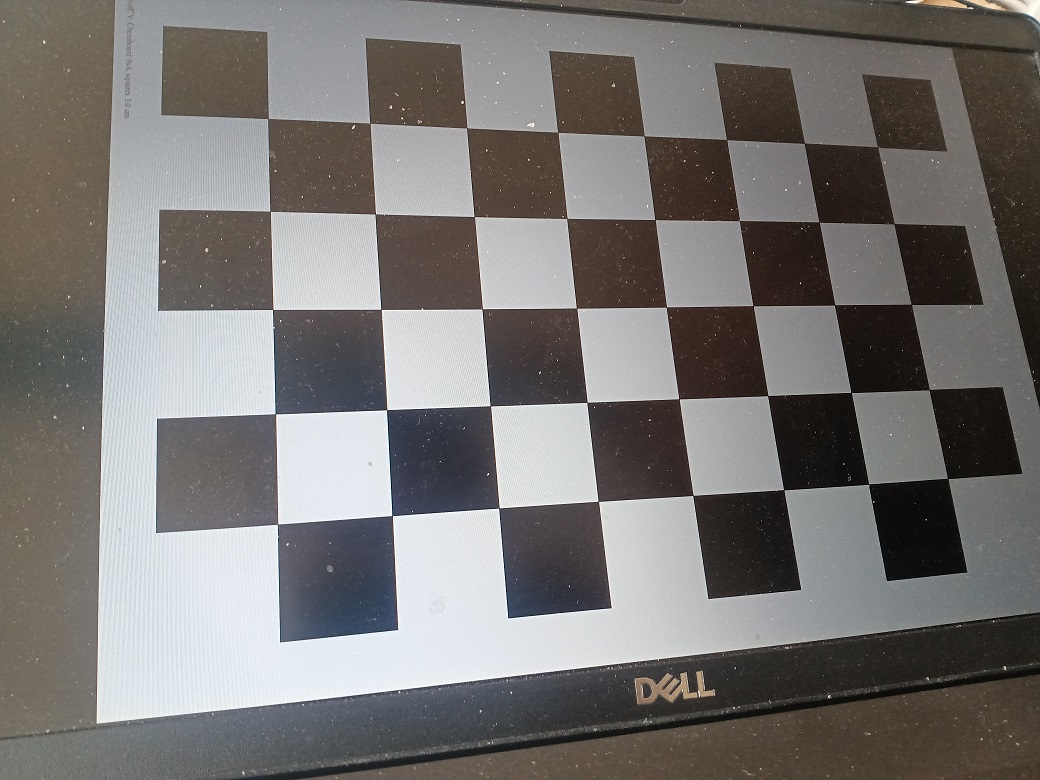
#> input picture ch4_estimation/chessboard1.jpg, 1040 x 780 px
$ python 01_reproj_error_opt.py
#> lines starting #> are read from the running program, lines starting #| are printed output that depends on the picture
"""
load chessboard1.jpg and chessboard2.jpg
which is taken from different views of the same chessboard, that is an A4 9x6 30cm grid chessboard in landscape view (6x9 internal corners) shown on fullscreen of Dell 5001 laptop.

find the chessboard corners in both images, find the optimal homography and corresponding image points by iterative optimization.

output these errors:

Linear normalized
Gold Standard
Linear unnormalized
Homogeneous scaling
Sampson
Error in 1 view

visualize the detected corners in both images.

reference from the book:

Algorithm 4.3. The Gold Standard algorithm and variations for estimating H from image correspondences.
The Gold Standard algorithm is preferred to the Sampson method for 2D homography computation.

---

OBJECTIVE

Given more than four image point correspondences
{x_i <-> x'_i},
determine the Maximum Likelihood (ML) estimate of the homography H between two images.

The ML estimation also solves for a set of corrected (latent) image points
{ x̂_i , x̂'_i }.

The goal is to minimize the total reprojection error:

```
sum over i of:
    d(x_i , x̂_i)^2 + d(x'_i , x̂'_i)^2
```

subject to the constraint:

```
x̂'_i = H * x̂_i
```

---

ALGORITHM

1. Initialization

Compute an initial estimate of the homography H.
This provides a starting point for geometric optimization.

Common choices:

* Normalized DLT algorithm
* RANSAC using four point correspondences

---

2. Geometric minimization

Two alternative approaches can be used.

---

Option A: Sampson error (approximate geometric error)

* Minimize the Sampson approximation of the geometric reprojection error.
* Use Newton’s method or Levenberg–Marquardt (LM) optimization.
* The homography H is parameterized directly by its 9 matrix entries.

This method is faster, but only approximates the true geometric error.

---

Option B: Gold Standard method (true ML solution)

Step 1: Initialize corrected points

* Use the measured points {x_i, x'_i}, or
* Preferably use Sampson-corrected points as the initial estimate.

Step 2: Joint optimization
Minimize the cost function:

```
sum over i of:
    d(x_i , x̂_i)^2 + d(x'_i , x̂'_i)^2
```

Optimization variables:

* The homography H (9 parameters)
* The corrected image points x̂_i (2 parameters per point)

Total number of variables:

* 2n parameters for corrected points
* 9 parameters for the homography

Step 3: Optimization method

* Use Levenberg–Marquardt.

Step 4: Large-scale case

* If the number of points is large, use a sparse optimization method.
* This is the recommended approach for efficiency.

Although this will be a single python file, it make it modular, extensible and clean

do not modify/remove the above comments.

"""

from __future__ import annotations

import os
import numpy as np
import cv2
import matplotlib.pyplot as plt
from scipy.optimize import least_squares
from typing import Tuple

# ---------------------------------------------------------------------------
# Data loading and corner detection
# ---------------------------------------------------------------------------

def load_images(path1: str, path2: str) -> Tuple[np.ndarray, np.ndarray]:
    """Load two images from disk."""
#> called with path1 = 'ch4_estimation/chessboard1.jpg', path2 = 'ch4_estimation/chessboard2.jpg'
    img1 = cv2.imread(path1)
#> img1 is the input picture: shape (780, 1040, 3); mean B, G, R 116, 117.7, 120.3
    img2 = cv2.imread(path2)
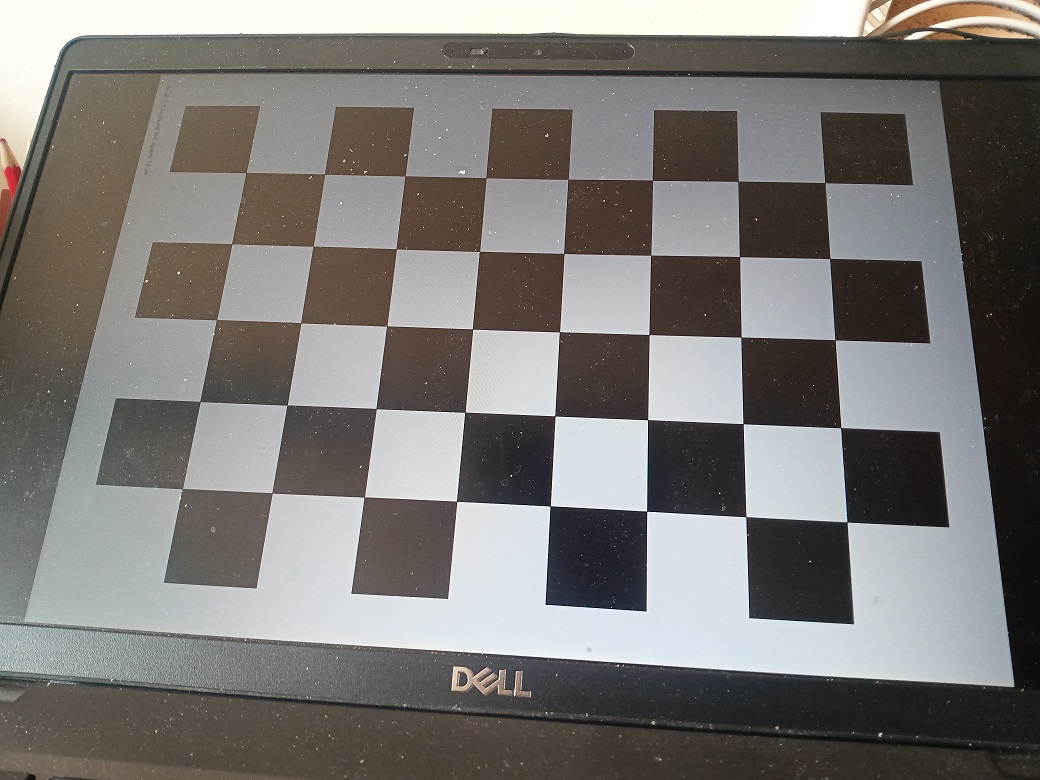
#> input picture ch4_estimation/chessboard2.jpg, 1040 x 780 px
#> img2 is the input picture: shape (780, 1040, 3); mean B, G, R 118, 120.7, 123.1
    if img1 is None or img2 is None:
        raise FileNotFoundError(f"Cannot load images: {path1}, {path2}")
    return img1, img2


def find_chessboard_corners(
    img: np.ndarray,
    pattern_size: Tuple[int, int] = (6, 9),
    subpix_window: int = 5,
    flags: int | None = None,
) -> np.ndarray:
    """
    Detect chessboard corners and refine to subpixel accuracy.
    Returns (N, 2) array of corner coordinates in image (x, y).
    """
    gray = cv2.cvtColor(img, cv2.COLOR_BGR2GRAY)
    if flags is None:
        flags = cv2.CALIB_CB_ADAPTIVE_THRESH | cv2.CALIB_CB_NORMALIZE_IMAGE
    found, corners = cv2.findChessboardCorners(gray, pattern_size, flags)
    if not found and gray.size > 0:
        gray_eq = cv2.equalizeHist(gray)
        found_eq, corners_eq = cv2.findChessboardCorners(gray_eq, pattern_size, flags)
        if found_eq:
            found, corners, gray = True, corners_eq, gray_eq
    if not found:
        raise ValueError(
            f"Chessboard corners not found in image for pattern size {pattern_size}."
        )
    criteria = (cv2.TERM_CRITERIA_EPS + cv2.TERM_CRITERIA_MAX_ITER, 30, 1e-3)
    corners = cv2.cornerSubPix(
        gray,
        corners,
        (subpix_window, subpix_window),
        (-1, -1),
        criteria,
    )
    return corners.reshape(-1, 2)


_FLAG_OPTIONS = (
    cv2.CALIB_CB_ADAPTIVE_THRESH | cv2.CALIB_CB_NORMALIZE_IMAGE,
    0,
)


def find_chessboard_corners_auto(
    img: np.ndarray,
    pattern_candidates: Tuple[Tuple[int, int], ...] = ((5, 8)),
    subpix_window: int = 5,
) -> Tuple[np.ndarray, Tuple[int, int], int]:
    """
    Detect chessboard corners trying multiple pattern sizes and flags.
    Returns (corners (N, 2), pattern_size_used, flags_used).
    """
#> called with pattern_candidates = ((9, 6), (6, 9), (5, 8)), subpix_window = 5
    for size in pattern_candidates:
        for fl in _FLAG_OPTIONS:
            try:
                corners = find_chessboard_corners(img, size, subpix_window, flags=fl)
                return corners, size, fl
            except ValueError:
                continue
#> this loop made 3 passes
#> pass 1, in find_chessboard_corners, `gray_eq = cv2.equalizeHist(gray)`:
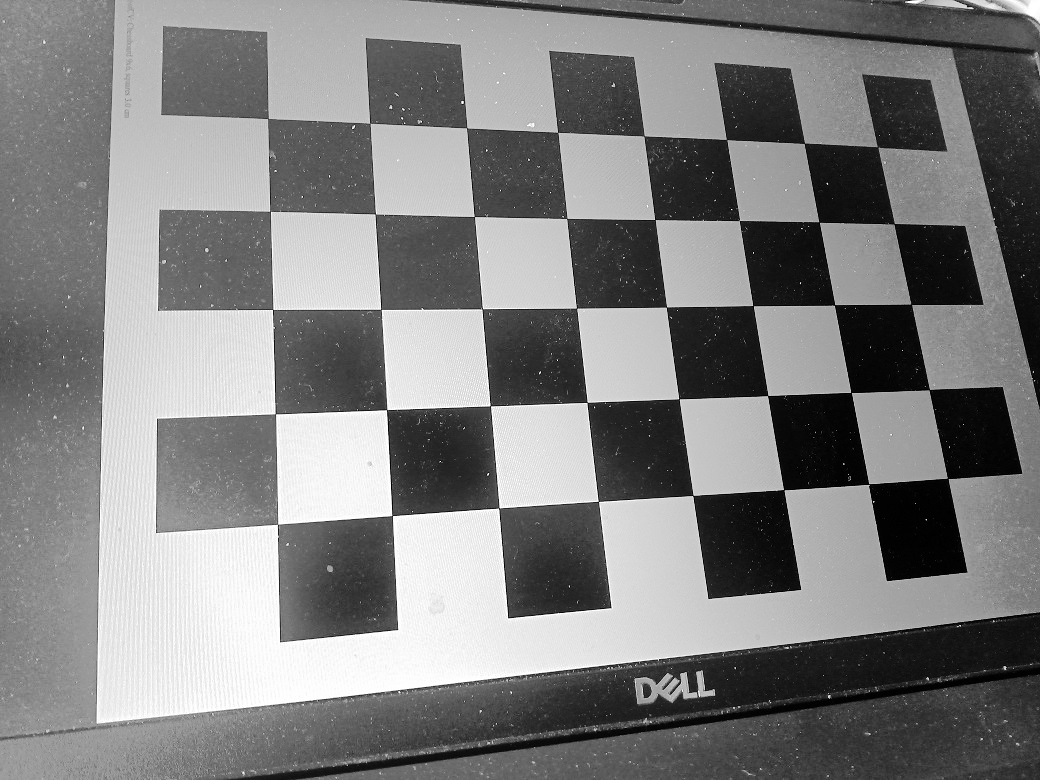
#> gray_eq: shape (780, 1040); min 0, max 255, mean 128.2
    raise ValueError(
        f"Chessboard corners not found for any of {pattern_candidates}."
    )


# ---------------------------------------------------------------------------
# DLT homography
# ---------------------------------------------------------------------------

def build_dlt_matrix(src: np.ndarray, dst: np.ndarray) -> np.ndarray:
    """Build design matrix A such that A h = 0 (h = vec(H)). src, dst: (N, 2)."""
    n = src.shape[0]
    A = np.zeros((2 * n, 9))

    for i in range(n):
        x, y = src[i, 0], src[i, 1]
        u, v = dst[i, 0], dst[i, 1]
        A[2*i, :] = [0, 0, 0, -x, -y, -1, v * x, v * y, v]
        A[2*i+1, :] = [x, y, 1, 0, 0, 0, -u * x, -u * y, -u]
    return A


def dlt_unnormalized(src_points: np.ndarray, dst_points: np.ndarray) -> np.ndarray:
    """Homography H from point correspondences using unnormalized DLT (SVD)."""
    A = build_dlt_matrix(src_points, dst_points)
    _, _, Vt = np.linalg.svd(A)
    H = Vt[-1].reshape(3, 3)
    H /= H[2, 2] if np.abs(H[2, 2]) > 1e-12 else np.linalg.norm(H)
    return H

def normalize_points(points: np.ndarray) -> Tuple[np.ndarray, np.ndarray]:
    """Normalize points using my own method."""
    t = points.mean(axis=0)
    points = points - t
    scale = 1.0/np.linalg.norm(points, axis=1).mean()/np.sqrt(2)
    T = np.array([
        [scale, 0, -scale * t[0]],
        [0, scale, -scale * t[1]],
        [0, 0, 1],
    ])

    return points * scale , T

def dlt_normalized(src_points: np.ndarray, dst_points: np.ndarray) -> np.ndarray:
    """Homography H from point correspondences using unnormalized DLT (SVD)."""

    src_points, T_src = normalize_points(src_points)
    dst_points, T_dst = normalize_points(dst_points)
    H = dlt_unnormalized(src_points, dst_points)
    H = np.linalg.inv(T_dst) @ H @ T_src
    H /= H[2, 2] if np.abs(H[2, 2]) > 1e-12 else np.linalg.norm(H)
    return H

# ---------------------------------------------------------------------------
# Algebraic residual and homogeneous scaling
# ---------------------------------------------------------------------------

def to_homogeneous(pts: np.ndarray) -> np.ndarray:
    """(N, 2) -> (N, 3) with last column 1."""
    return np.hstack([pts, np.ones((pts.shape[0], 1))])


def apply_homography(H: np.ndarray, pts: np.ndarray) -> np.ndarray:
    """Apply H to (N, 2) points; return (N, 2) Euclidean."""
    pts_h = to_homogeneous(pts)
    out = (H @ pts_h.T).T
    w = out[:, 2]
    out = out[:, :2] / (np.abs(w)[:, np.newaxis] + 1e-12)
    return out

# [29 lines of commented-out code are left out]

def symmetric_transfer_error(
    H: np.ndarray,
    src: np.ndarray,
    dst: np.ndarray,
) -> float:
    """Total reprojection error: sum_i d(x_i, x̂_i)^2 + d(x'_i, x̂'_i)^2 with x̂'_i = H x̂_i.
    We use measured points as proxy for corrected (no iterative correction here).
    So this is sum_i d(x'_i, H x_i)^2 + d(x_i, H^{-1} x'_i)^2 (symmetric transfer error).
    """
    dst_pred = apply_homography(H, src)
    src_pred = apply_homography(np.linalg.inv(H), dst)
    e2 = np.sum((dst - dst_pred) ** 2) + np.sum((src - src_pred) ** 2)
    n = src.shape[0]
    return np.sqrt(e2 / (2 * n))


def reprojection_error_one_view(
    H: np.ndarray,
    src: np.ndarray,
    dst: np.ndarray,
    view: str = "second",
) -> float:
    """RMS reprojection error in one view only. view='second': ||x' - H*x||; 'first': ||x - H^{-1}*x'||."""
    if view == "second":
        dst_pred = apply_homography(H, src)
        diff = dst - dst_pred
    else:
        src_pred = apply_homography(np.linalg.inv(H), dst)
        diff = src - src_pred
    return np.sqrt(np.mean(np.sum(diff ** 2, axis=1)))


# ---------------------------------------------------------------------------
# Sampson error (first-order approximation to geometric error)
# ---------------------------------------------------------------------------


def sampson_error_my(H: np.ndarray, src: np.ndarray, dst: np.ndarray) -> float:
    n = src.shape[0]
    J = sampson_j_matrix(H, src, dst)
    h = H.ravel()
    A = build_dlt_matrix(src, dst)
    eps = A@h
    delta = -J.T@np.linalg.solve(J@J.T, eps)
    error = np.sqrt(np.sum(delta ** 2) /n)  # note: np.mean(delta ** 2) will be 4 times smaller, because we are summing over 4n numbers
    return error, delta

def sampson_j_matrix(H: np.ndarray, src: np.ndarray, dst: np.ndarray) -> np.ndarray:
    n = src.shape[0]
    J = np.zeros((2 * n, 4 * n))
    h1,h2,h3,h4,h5,h6,h7,h8,h9 = H.ravel()
    for i in range(n):
        x, y = src[i, 0], src[i, 1]
        u, v = dst[i, 0], dst[i, 1]
        J[2*i, 4*i:4*i+4] = [-h4 + v*h7, -h5 + v*h8, 0, h7*x + h8*y + h9]
        J[2*i+1, 4*i:4*i+4] = [h1 - u*h7, h2 - u*h8, -h7*x - h8*y - h9, 0]
    return J

# ---------------------------------------------------------------------------

def sampson_residual_per_point(
    H: np.ndarray,
    x: float,
    y: float,
    u: float,
    v: float,
) -> Tuple[np.ndarray, np.ndarray]:
    """Algebraic residual (2,) and Jacobian J (2,4) for one correspondence."""
    h11, h12, h13 = H[0, 0], H[0, 1], H[0, 2]
    h21, h22, h23 = H[1, 0], H[1, 1], H[1, 2]
    h31, h32, h33 = H[2, 0], H[2, 1], H[2, 2]
    hx = h11 * x + h12 * y + h13
    hy = h21 * x + h22 * y + h23
    wx = h31 * x + h32 * y + h33
    eps1 = v * wx - hy
    eps2 = hx - u * wx
    eps = np.array([eps1, eps2])
    J = np.array([
        [v * h31 - h21, v * h32 - h22, 0, wx],
        [h11 - u * h31, h12 - u * h32, -wx, 0],
    ])
    return eps, J


def sampson_error_rms(H: np.ndarray, src: np.ndarray, dst: np.ndarray) -> float:
    """RMS Sampson (approximate geometric) error."""
    n = src.shape[0]
    total = 0.0
    for i in range(n):
        eps, J = sampson_residual_per_point(
            H, src[i, 0], src[i, 1], dst[i, 0], dst[i, 1]
        )
        JJT = J @ J.T
        total += eps @ np.linalg.solve(JJT, eps)
    return np.sqrt(total / n)


def sampson_corrected_points(
    H: np.ndarray,
    src: np.ndarray,
    dst: np.ndarray,
) -> Tuple[np.ndarray, np.ndarray]:
    """First-order corrected points (x̂, x̂') using Sampson step."""
    n = src.shape[0]
    src_c = src.copy()
    dst_c = dst.copy()
    for i in range(n):
        eps, J = sampson_residual_per_point(
            H, src[i, 0], src[i, 1], dst[i, 0], dst[i, 1]
        )
        JJT = J @ J.T
        delta = np.linalg.solve(JJT, eps)  # (2,)
        # J is 2x4: d(eps)/d(x,y,u,v). Delta in (eps1, eps2) space; we need delta in (x,y,u,v).
        # Minimizer of ||delta_param||^2 s.t. J @ delta_param = -eps is delta_param = -J^T (J J^T)^{-1} eps
        delta_param = -J.T @ np.linalg.solve(JJT, eps)
        src_c[i] += delta_param[:2]
        dst_c[i] += delta_param[2:]
    return src_c, dst_c


# ---------------------------------------------------------------------------
# Gold Standard: minimize sum of squared reprojection errors over H and x̂_i
# ---------------------------------------------------------------------------

def _gold_standard_residual(
    params: np.ndarray,
    src: np.ndarray,
    dst: np.ndarray,
    n: int,
) -> np.ndarray:
    """Residual vector: [x_1 - x̂_1, y_1 - ŷ_1, x'_1 - x̂'_1, y'_1 - ŷ'_1, ...]."""
    H = params[:9].reshape(3, 3)
    x_hat = params[9:].reshape(n, 2)
    x_hat_prime = apply_homography(H, x_hat)
    r = np.zeros(4 * n)
    for i in range(n):
        r[4 * i] = src[i, 0] - x_hat[i, 0]
        r[4 * i + 1] = src[i, 1] - x_hat[i, 1]
        r[4 * i + 2] = dst[i, 0] - x_hat_prime[i, 0]
        r[4 * i + 3] = dst[i, 1] - x_hat_prime[i, 1]
    return r


def gold_standard_homography(
    src: np.ndarray,
    dst: np.ndarray,
    H_init: np.ndarray,
    x_hat_init: np.ndarray | None = None,
) -> Tuple[np.ndarray, np.ndarray]:
    """
    Gold Standard ML estimate: minimize sum_i d(x_i, x̂_i)^2 + d(x'_i, x̂'_i)^2
    subject to x̂'_i = H x̂_i. Returns (H_opt, x̂_opt).
    """
    n = src.shape[0]
    if x_hat_init is None:
        x_hat_init = src.copy()
    x0 = np.hstack([H_init.ravel(), x_hat_init.ravel()])

    def residual(p: np.ndarray) -> np.ndarray:
        return _gold_standard_residual(p, src, dst, n)

    res = least_squares(residual, x0, method="lm", max_nfev=2000)
    params = res.x
    H_opt = params[:9].reshape(3, 3)
    H_opt /= H_opt[2, 2]
    x_hat_opt = params[9:].reshape(n, 2)
    return H_opt, x_hat_opt


def gold_standard_error_rms(
    src: np.ndarray,
    dst: np.ndarray,
    x_hat: np.ndarray,
    x_hat_prime: np.ndarray,
) -> float:
    """RMS of sqrt( (x-x̂)^2 + (y-ŷ)^2 + (x'-x̂')^2 + (y'-ŷ')^2 ) over 2n dimensions -> per-point RMS."""
    d1 = np.sum((src - x_hat) ** 2, axis=1)
    d2 = np.sum((dst - x_hat_prime) ** 2, axis=1)
    return np.sqrt(np.mean(d1 + d2))

# def sampson_error_my(H: np.ndarray, src: np.ndarray, dst: np.ndarray) -> float:
#     n = src.shape[0]
#     J = sampson_j_matrix(H, src, dst)
#     eps = np.zeros(2 * n)
#     for i in range(n):
#         eps[2*i] = dst[i, 0] - (H[0, 0]*src[i, 0] + H[0, 1]*src[i, 1] + H[0, 2])
#         eps[2*i+1] = dst[i, 1] - (H[1, 0]*src[i, 0] + H[1, 1]*src[i, 1] + H[1, 2])
#     return np.sqrt(np.mean(eps ** 2))
# ---------------------------------------------------------------------------
# Sampson optimization: minimize sum of Sampson squared errors over H
# ---------------------------------------------------------------------------

def _sampson_residual_vec(H_flat: np.ndarray, src: np.ndarray, dst: np.ndarray) -> np.ndarray:
    """Residual = per-point Sampson contribution (sqrt of Sampson^2) for LM."""
    H = H_flat.reshape(3, 3)
    n = src.shape[0]
    r = []
    for i in range(n):
        eps, J = sampson_residual_per_point(
            H, src[i, 0], src[i, 1], dst[i, 0], dst[i, 1]
        )
        JJT = J @ J.T
        r.append(np.sqrt(eps @ np.linalg.solve(JJT, eps)))
    return np.array(r)


def homography_sampson_optimized(src: np.ndarray, dst: np.ndarray, H_init: np.ndarray) -> np.ndarray:
    """Refine H by minimizing sum of Sampson squared errors (LM)."""
    res = least_squares(
        lambda p: _sampson_residual_vec(p, src, dst),
        H_init.ravel(),
        method="lm",
        max_nfev=1000,
    )
    H = res.x.reshape(3, 3)
    H /= H[2, 2]
    return H


# ---------------------------------------------------------------------------
# Homogeneous scaling: H scaled so ||H||_F = 1, then algebraic RMS
# ---------------------------------------------------------------------------

# def homogeneous_scaling_error(H: np.ndarray, src: np.ndarray, dst: np.ndarray) -> float:
#     """Algebraic RMS when H is scaled to unit Frobenius norm."""
#     H_scaled = H / (np.linalg.norm(H) + 1e-12)
#     return rms_algebraic(H_scaled, src, dst)


# ---------------------------------------------------------------------------
# Main: load, estimate, report errors, visualize
# ---------------------------------------------------------------------------

def run_pipeline(
    img1_path: str = "chessboard1.jpg",
    img2_path: str = "chessboard2.jpg",
    pattern_size: Tuple[int, int] = (9, 6),
) -> None:
    script_dir = os.path.dirname(os.path.abspath(__file__))
    path1 = os.path.join(script_dir, img1_path)
    path2 = os.path.join(script_dir, img2_path)

    img1, img2 = load_images(path1, path2)
    pattern_candidates = (
        pattern_size,
        (pattern_size[1], pattern_size[0]),
        (5, 8),
    )
    pts1, pattern_used, flags_used = find_chessboard_corners_auto(img1, pattern_candidates)
#> pts1 = 40 pairs, first value 268 to 947.7, second value 118.5 to 524.3; pattern_used = (5, 8); flags_used = 3
    # Use same pattern size; try both flag options for img2 in case detection differs
    pts2 = None
    for fl in _FLAG_OPTIONS:
        try:
            pts2 = find_chessboard_corners(img2, pattern_used, flags=fl)
            break
        except ValueError:
            continue
#> this loop made 1 pass
#> (the rest of the program and of its run is left out)
